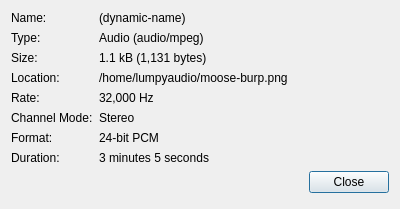
<?xml version="1.0" encoding="UTF-8"?>
<ui version="4.0">
 <class>Dialog</class>
 <widget class="QDialog" name="Dialog">
  <property name="geometry">
   <rect>
    <x>0</x>
    <y>0</y>
    <width>400</width>
    <height>209</height>
   </rect>
  </property>
  <property name="windowTitle">
   <string>Dialog</string>
  </property>
  <property name="windowIcon">
   <iconset resource="../resources.qrc">
    <normaloff>://images/22x22/pfft-logo.png</normaloff>://images/22x22/pfft-logo.png</iconset>
  </property>
  <layout class="QFormLayout" name="formLayout">
   <item row="0" column="0">
    <widget class="QLabel" name="label">
     <property name="text">
      <string>Name:</string>
     </property>
    </widget>
   </item>
   <item row="0" column="1">
    <widget class="QLabel" name="label_2">
     <property name="text">
      <string>(dynamic-name)</string>
     </property>
    </widget>
   </item>
   <item row="1" column="0">
    <widget class="QLabel" name="label_3">
     <property name="text">
      <string>Type:</string>
     </property>
    </widget>
   </item>
   <item row="1" column="1">
    <widget class="QLabel" name="label_4">
     <property name="text">
      <string>Audio (audio/mpeg)</string>
     </property>
    </widget>
   </item>
   <item row="2" column="0">
    <widget class="QLabel" name="label_5">
     <property name="text">
      <string>Size:</string>
     </property>
    </widget>
   </item>
   <item row="2" column="1">
    <widget class="QLabel" name="label_6">
     <property name="text">
      <string>1.1 kB (1,131 bytes)</string>
     </property>
    </widget>
   </item>
   <item row="3" column="0">
    <widget class="QLabel" name="label_7">
     <property name="text">
      <string>Location:</string>
     </property>
    </widget>
   </item>
   <item row="3" column="1">
    <widget class="QLabel" name="label_8">
     <property name="text">
      <string>/home/lumpyaudio/moose-burp.png</string>
     </property>
    </widget>
   </item>
   <item row="4" column="0">
    <widget class="QLabel" name="label_9">
     <property name="text">
      <string>Rate:</string>
     </property>
    </widget>
   </item>
   <item row="4" column="1">
    <widget class="QLabel" name="label_10">
     <property name="text">
      <string>32,000 Hz</string>
     </property>
    </widget>
   </item>
   <item row="5" column="0">
    <widget class="QLabel" name="label_11">
     <property name="text">
      <string>Channel Mode:</string>
     </property>
    </widget>
   </item>
   <item row="5" column="1">
    <widget class="QLabel" name="label_12">
     <property name="text">
      <string>Stereo</string>
     </property>
    </widget>
   </item>
   <item row="6" column="0">
    <widget class="QLabel" name="label_13">
     <property name="text">
      <string>Format:</string>
     </property>
    </widget>
   </item>
   <item row="6" column="1">
    <widget class="QLabel" name="label_14">
     <property name="text">
      <string>24-bit PCM</string>
     </property>
    </widget>
   </item>
   <item row="7" column="0">
    <widget class="QLabel" name="label_15">
     <property name="text">
      <string>Duration:</string>
     </property>
    </widget>
   </item>
   <item row="7" column="1">
    <widget class="QLabel" name="label_16">
     <property name="text">
      <string>3 minutes 5 seconds</string>
     </property>
    </widget>
   </item>
   <item row="8" column="0" colspan="2">
    <widget class="QDialogButtonBox" name="buttonBox">
     <property name="orientation">
      <enum>Qt::Horizontal</enum>
     </property>
     <property name="standardButtons">
      <set>QDialogButtonBox::Close</set>
     </property>
    </widget>
   </item>
  </layout>
 </widget>
 <resources>
  <include location="../resources.qrc"/>
 </resources>
 <connections>
  <connection>
   <sender>buttonBox</sender>
   <signal>accepted()</signal>
   <receiver>Dialog</receiver>
   <slot>accept()</slot>
   <hints>
    <hint type="sourcelabel">
     <x>248</x>
     <y>254</y>
    </hint>
    <hint type="destinationlabel">
     <x>157</x>
     <y>274</y>
    </hint>
   </hints>
  </connection>
  <connection>
   <sender>buttonBox</sender>
   <signal>rejected()</signal>
   <receiver>Dialog</receiver>
   <slot>reject()</slot>
   <hints>
    <hint type="sourcelabel">
     <x>316</x>
     <y>260</y>
    </hint>
    <hint type="destinationlabel">
     <x>286</x>
     <y>274</y>
    </hint>
   </hints>
  </connection>
 </connections>
</ui>
